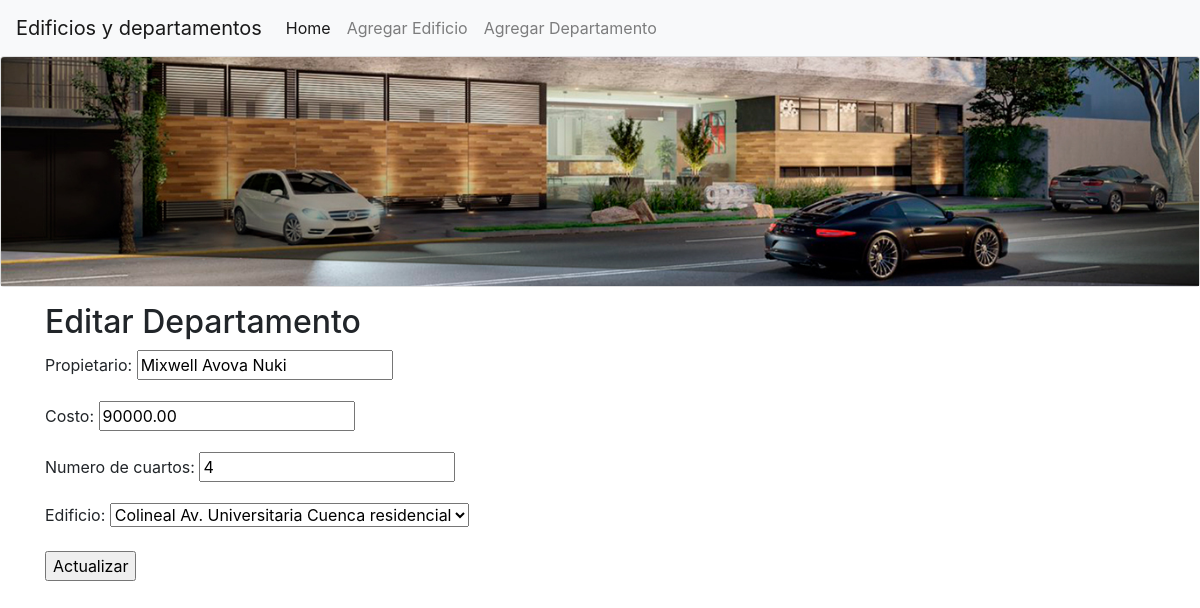
The page /editar/departamento/2 on the database its author committed.
### administrativo/models.py (models this page shows, shortened)
class Departamento(models.Model):
    propietario = models.CharField(max_length=100)
    costo = models.DecimalField(max_digits=100, decimal_places=2)
    numCuartos = models.IntegerField("numero de cuartos")
    edificio = models.ForeignKey(Edificio, on_delete=models.CASCADE,
            related_name="departamentos")

### administrativo/views.py (the view)
# urls.py: path('editar/departamento/<int:id>', views.editarDepartamento,
def editarDepartamento(request, id):
    departamento = Departamento.objects.get(pk=id)
    if request.method=='POST':
        formulario = DepartamentoForm(request.POST, instance=departamento)
        print(formulario.errors)
        if formulario.is_valid():
            formulario.save()
            return redirect(index)
    else:
        formulario = DepartamentoForm(instance=departamento)
    diccionario = {'formulario': formulario}
    return render(request, 'editarDepartamento.html', diccionario)

### administrativo/forms.py (shortened to what this page needs)
class DepartamentoForm(ModelForm):
    class Meta:
        model = Departamento
        fields = ['propietario', 'costo', 'numCuartos', 'edificio']

### administrativo/models.py (called while the page is built)
    def __str__(self):
        return "%s %s %s %s" % (self.nombre,
                self.direccion,
                self.ciudad,
                self.tipo)

### administrativo/templates/editarDepartamento.html (shortened to what this page needs)
{% extends "master.html" %}
{% block content %}
<div class="container">
  <h2>Editar Departamento</h3>
    <form action="" method="post">
      {{formulario.as_p}}
      <p><input type='submit' value='Actualizar' /></p>
    </form>
</div>
{% endblock %}

### rows shown on the page
Departamento: propietario "Mixwell Avova Nuki", costo "90000.00", numCuartos "4", edificio "Colineal Av. Universitaria Cuenca residencial"
